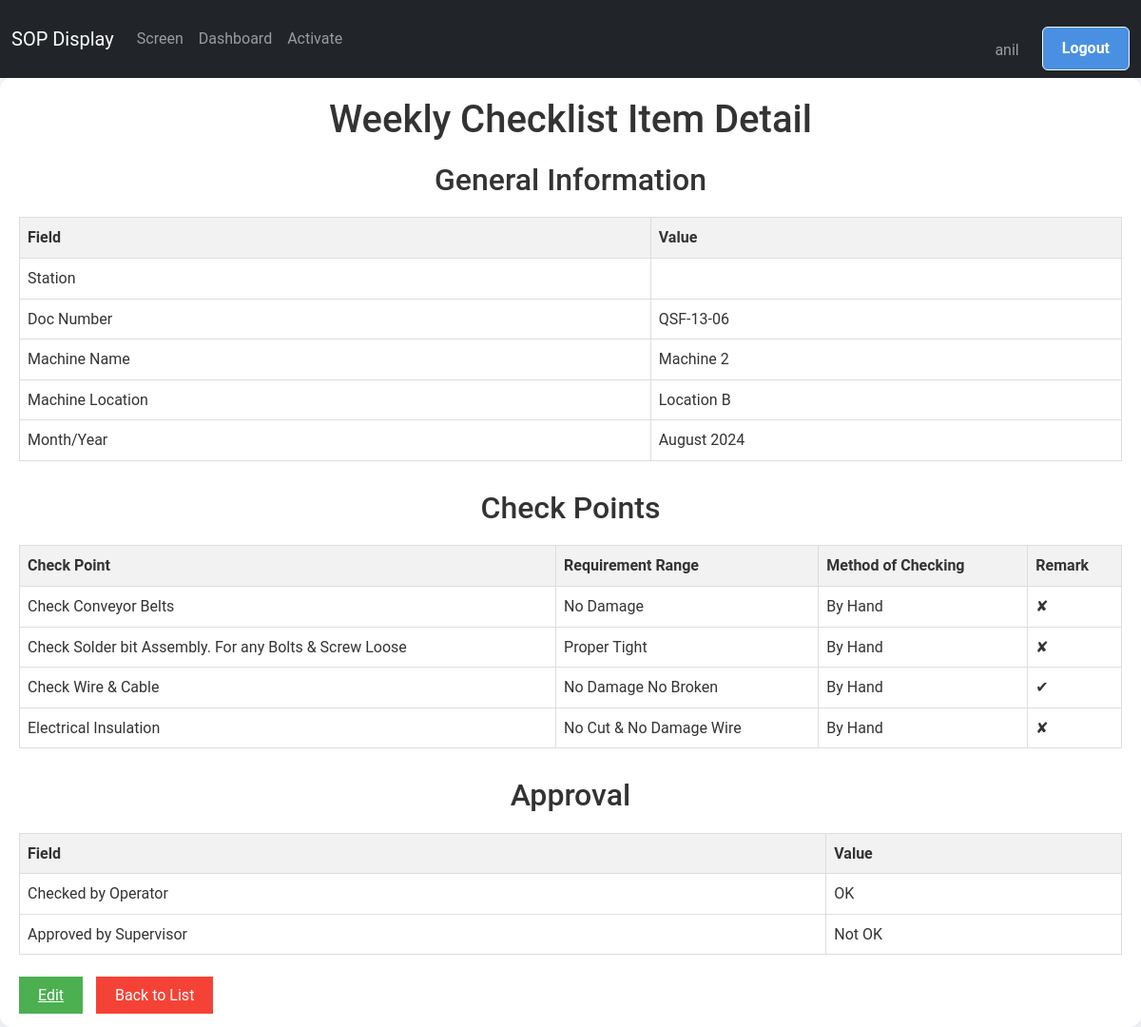
/screen/maintenance/weekly/detail/3/ (signed in), run on the app's committed database.
### screen_app/models.py (models this page shows, shortened)
class WeeklyChecklistItem(models.Model):
    TICK_CHOICES = [
        ('✔', 'OK'),
        ('✘', 'Not OK'),
        ('', 'Not Checked')
    ]
    station = models.CharField(max_length=10, choices=STATION_CHOICES, default='DSL01_S01')
    doc_number = models.CharField(max_length=20, default="QSF-13-06",blank=True)
    rev_number = models.CharField(max_length=10, default="02")
    rev_date = models.DateField(default=timezone.now)
    machine_name = models.CharField(max_length=100, choices=MACHINE_NAME_CHOICES)
    control_number = models.CharField(max_length=100,choices=CONTROL_NUMBER_CHOICES)
    machine_location = models.CharField(max_length=100,choices=MACHINE_LOCATION_CHOICES)
    month_year = models.DateField(default=timezone.now,blank=True)
    CHECK_POINT_CHOICES = (
        ('Check Conveyor Belts', 'Check Conveyor Belts'),
        ('Check Solder bit Assembly. For any Bolts & Screw Loose', 'Check Solder bit Assembly. For any Bolts & Screw Loose'),
        ('Check Wire & Cable', 'Check Wire & Cable'),
        ('Electrical Insulation', 'Electrical Insulation'),
    )
    date = models.DateField(default=timezone.now,blank=True)
    check_point_8 = models.CharField(max_length=200, choices=CHECK_POINT_CHOICES, default='Check Conveyor Belts',blank=True)
    check_point_9 = models.CharField(max_length=200, choices=CHECK_POINT_CHOICES, default='Check Solder bit Assembly. For any Bolts & Screw Loose',blank=True)
    check_point_10 = models.CharField(max_length=200, choices=CHECK_POINT_CHOICES, default='Check Wire & Cable',blank=True)
    check_point_11 = models.CharField(max_length=200, choices=CHECK_POINT_CHOICES, default='Electrical Insulation',blank=True)
    REQUIREMENT_RANGE_CHOICES = (
        ('No Damage', 'No Damage'),
        ('Proper Tight', 'Proper Tight'),
        ('No Damage No Broken', 'No Damage No Broken'),
        ('No Cut & No Damage Wire', 'No Cut & No Damage Wire'),
    )
    requirement_range_8 = models.CharField(max_length=200, choices=REQUIREMENT_RANGE_CHOICES,  default='No Damage',blank=True)
    requirement_range_9 = models.CharField(max_length=200, choices=REQUIREMENT_RANGE_CHOICES,  default='Proper Tight',blank=True)
    requirement_range_10 = models.CharField(max_length=200, choices=REQUIREMENT_RANGE_CHOICES, default='No Damage No Broken',blank=True)
    requirement_range_11 = models.CharField(max_length=200, choices=REQUIREMENT_RANGE_CHOICES, default='No Cut & No Damage Wire',blank=True)
    METHOD_OF_CHECKING_CHOICES = (
        ('Clean by Cloths & Brush', 'Clean by Cloths & Brush'),
        ('By Hand', 'By Hand'),
        ('By Eye', 'By Eye'),
        )
    method_of_checking_8 = models.CharField(max_length=200, choices=METHOD_OF_CHECKING_CHOICES, default='By Hand',blank=True)
    method_of_checking_9 = models.CharField(max_length=200, choices=METHOD_OF_CHECKING_CHOICES, default='By Hand',blank=True)
    method_of_checking_10 = models.CharField(max_length=200, choices=METHOD_OF_CHECKING_CHOICES, default='By Hand',blank=True)
    method_of_checking_11 = models.CharField(max_length=200, choices=METHOD_OF_CHECKING_CHOICES, default='By Hand',blank=True)
    Remark_8=models.CharField(max_length=100,choices=TICK_CHOICES)
    Remark_9=models.CharField(max_length=100,choices=TICK_CHOICES)
    Remark_10=models.CharField(max_length=100,choices=TICK_CHOICES)
    Remark_11=models.CharField(max_length=100,choices=TICK_CHOICES)
    checked_by_Operator = models.CharField(max_length=100,choices=TICK_CHOICES,default='✔',blank=True)
    approved_by_Supervisor = models.CharField(max_length=100,choices=TICK_CHOICES,default='✘',blank=True)

### screen_app/views.py (the view)
# urls.py: path('maintenance/weekly/detail/<int:pk>/', WeeklyChecklistItemDetailView.as_view(), name='weekly_detail'),
@method_decorator(staff_member_required, name='dispatch')
class WeeklyChecklistItemDetailView(View):
    def get(self, request, pk):
        record = get_object_or_404(WeeklyChecklistItem, pk=pk)
        return render(request, 'Maintenance/weekly/weekly_detail.html', {'record': record})

### screen_app/templates/Maintenance/weekly/weekly_detail.html (shortened to what this page needs)
{% extends "base.html" %}
{% block content %}
<div class="container">
    <h1>Weekly Checklist Item Detail</h1>
    <div class="section">
        <h2>General Information</h2>
        <table class="excel-table">
            <tr>
                <th>Field</th>
                <th>Value</th>
            </tr>
            <tr>
                <td>Station</td>
                <td>{{ record.station.product.name }}</td>
            </tr>
            <tr>
                <td>Doc Number</td>
                <td>{{ record.doc_number }}</td>
            </tr>
            <tr>
                <td>Machine Name</td>
                <td>{{ record.get_machine_name_display }}</td>
            </tr>
            <tr>
                <td>Machine Location</td>
                <td>{{ record.get_machine_location_display }}</td>
            </tr>
            <tr>
                <td>Month/Year</td>
                <td>{{ record.month_year|date:"F Y" }}</td>
            </tr>
        </table>
    </div>
    <div class="section">
        <h2>Check Points</h2>
        <table class="excel-table">
            <tr>
                <th>Check Point</th>
                <th>Requirement Range</th>
                <th>Method of Checking</th>
                <th>Remark</th>
            </tr>
            <tr>
                <td>{{record.check_point_8}}</td>
                <td>{{ record.requirement_range_8 }}</td>
                <td>{{ record.method_of_checking_8 }}</td>
                <td>{{ record.Remark_8 }}</td>
            </tr>
            <tr>
                <td>{{record.check_point_9}}</td>
                <td>{{ record.requirement_range_9 }}</td>
                <td>{{ record.method_of_checking_9 }}</td>
                <td>{{ record.Remark_9 }}</td>
            </tr>
            <tr>
                <td>{{record.check_point_10}}</td>
                <td>{{ record.requirement_range_10 }}</td>
                <td>{{ record.method_of_checking_10 }}</td>
                <td>{{ record.Remark_10 }}</td>
            </tr>
            <tr>
                <td>{{record.check_point_11}}</td>
                <td>{{ record.requirement_range_11 }}</td>
                <td>{{ record.method_of_checking_11 }}</td>
                <td>{{ record.Remark_11 }}</td>
            </tr>
        </table>
    </div>
    <div class="section">
        <h2>Approval</h2>
        <table class="excel-table">
            <tr>
                <th>Field</th>
                <th>Value</th>
            </tr>
            <tr>
                <td>Checked by Operator</td>
                <td>{{ record.get_checked_by_Operator_display }}</td>
            </tr>
            <tr>
                <td>Approved by Supervisor</td>
                <td>{{ record.get_approved_by_Supervisor_display }}</td>
            </tr>
        </table>
    </div>
    <div class="action-buttons">
        <a href="{% url 'update_weekly' record.pk %}" class="btn-submit">Edit</a>
        <a href="{% url 'list_weekly' %}" class="btn-back">Back to List</a>
    </div>
</div>
{% endblock content %}

### templates/base.html (shortened to what this page needs)
{% load static %}
<!DOCTYPE html>
<html lang="en">
  <head>
    <link rel="stylesheet" href="{% static 'css/bootstrap.css' %}" />
  </head>
  <body>
    <nav class="navbar navbar-expand-lg navbar-dark bg-dark" id="mainNavbar">
      <div class="container-fluid">
        <a class="navbar-brand" href="/">SOP Display</a>
        <div class="collapse navbar-collapse" id="navbarContent">
          <ul class="navbar-nav me-auto mb-2 mb-lg-0">
            <li class="nav-item">
              <a
                class="nav-link {% if request.resolver_match.url_name == 'display_screen_content' %}active{% endif %}"
                href="{% url 'display_screen_content' %}"
                >Screen</a
              >
            </li>
            {% if user.is_authenticated %}
            <li class="nav-item">
              <a
                class="nav-link {% if request.resolver_match.url_name == 'dashboard' %}active{% endif %}"
                href="{% url 'dashboard' %}"
                >Dashboard</a
              >
            </li>
            {% if user.is_staff %}
            <li class="nav-item">
              <a
                class="nav-link {% if request.resolver_match.url_name == 'activate_product' %}active{% endif %}"
                href="{% url 'activate_product' %}"
                >Activate</a
              >
            </li>
            {% endif %} {% endif %}
          </ul>
          <ul class="navbar-nav ">
            {% if user.is_authenticated %}
            <li class="nav-item mt-4">
              <span class=" nav-link  me-3">{{ user.username }}</span>
            </li>
            <li class="nav-item">
              <form method="post" action="{% url 'logout' %}">
                <button class="btn btn-outline-light" type="submit">
                  Logout
                </button>
              </form>
            </li>
            {% endif %}
          </ul>
        </div>
      </div>
    </nav>
    {% block content %} {% endblock content %}
  </body>
</html>

### templates/base.html (style rules this page uses)
html, body { height: 100%; margin: 0; padding: 0; overflow-x: hidden; }
body { padding-top: 0px; }
.navbar { transition: transform 0.3s ease; }
body { scrollbar-width: none; -ms-overflow-style: none; }
:root { --primary-color: #4a90e2; --secondary-color: #f5f7fa; --text-color: #333; --border-color: #e0e0e0; }
body { font-family: "Roboto", Arial, sans-serif; background-color: var(--secondary-color); color: var(--text-color); line-height: 1.6; margin: 0; padding: 0; }
.container { max-width: 1200px; margin: 40px auto; padding: 30px; background-color: #ffffff; border-radius: 12px; box-shadow: 0 5px 15px rgba(0, 0, 0, 0.1); }
h1 { color: var(--primary-color); font-size: 2.5em; text-align: center; margin-bottom: 30px; }
.btn { display: inline-block; background-color: var(--primary-color); color: white; padding: 10px 20px; text-decoration: none; border-radius: 6px; font-weight: bold; transition: background-color 0.3s ease; }
form { margin-top: 20px; }
form button { background-color: var(--primary-color); color: white; border: none; padding: 12px 24px; font-size: 18px; border-radius: 6px; cursor: pointer; transition: background-color 0.3s ease; }

### screen_app/templates/Maintenance/weekly/weekly_detail.html (style rules this page uses)
.container { max-width: 1200px; margin: 0 auto; padding: 20px; }
h1, h2 { color: #333; text-align: center; margin-bottom: 20px; }
.excel-table { width: 100%; border-collapse: collapse; margin-bottom: 20px; }
.excel-table th, .excel-table td { border: 1px solid #ddd; padding: 8px; text-align: left; }
.excel-table th { background-color: #f2f2f2; font-weight: bold; }
.section { margin-bottom: 30px; }
.btn-submit { background-color: #4CAF50; color: white; padding: 10px 20px; border: none; cursor: pointer; }
.btn-back { background-color: #f44336; color: white; padding: 10px 20px; text-decoration: none; margin-left: 10px; }

### data on the page
WeeklyChecklistItem: doc_number "QSF-13-06", machine_name "Machine 2", machine_location "Location B", month_year "August 2024", check_point_8 "Check Conveyor Belts", requirement_range_8 "No Damage", method_of_checking_8 "By Hand", Remark_8 "✘", check_point_9 "Check Solder bit Assembly. For any Bolts & Screw Loose", requirement_range_9 "Proper Tight", method_of_checking_9 "By Hand", Remark_9 "✘", check_point_10 "Check Wire & Cable", requirement_range_10 "No Damage No Broken", method_of_checking_10 "By Hand", Remark_10 "✔", check_point_11 "Electrical Insulation", requirement_range_11 "No Cut & No Damage Wire", method_of_checking_11 "By Hand", Remark_11 "✘", checked_by_Operator "OK", approved_by_Supervisor "Not OK"

### other printed values
{{ user.username }} "anil"
